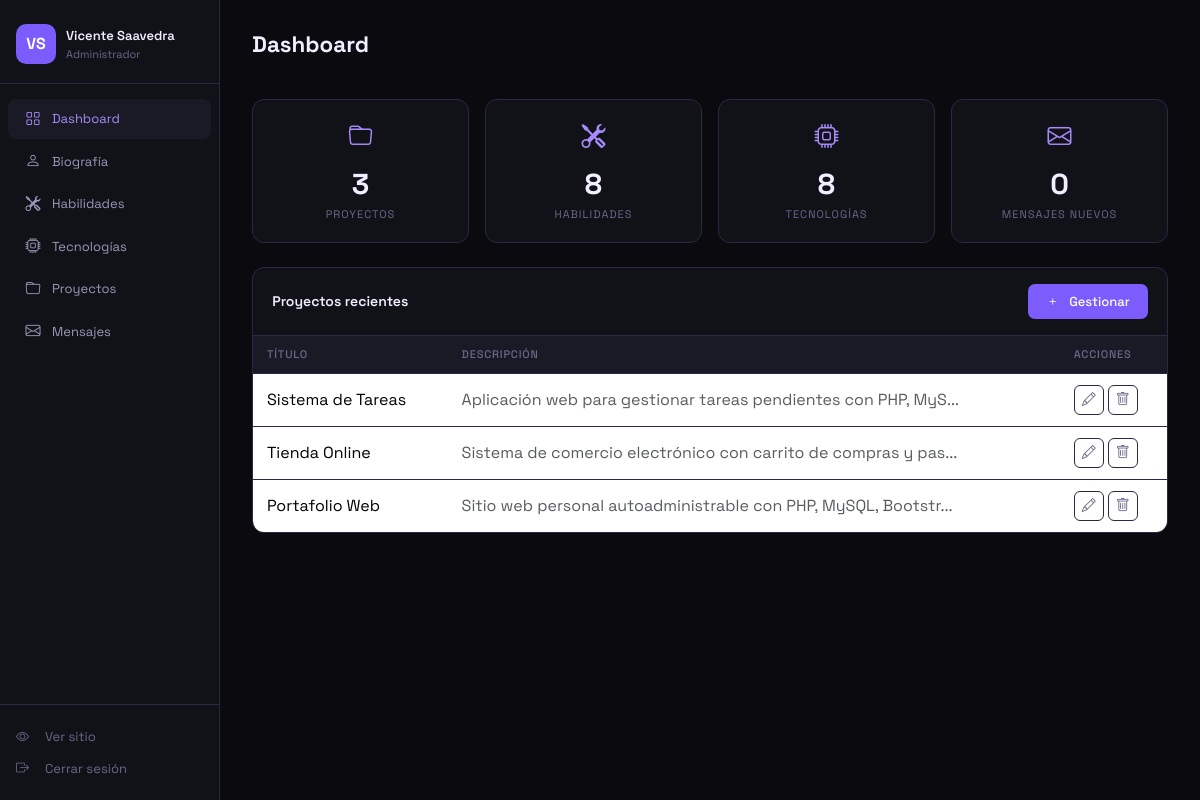
Page /admin/dashboard.php (signed in) on the committed database.
### tables this page shows
CREATE TABLE IF NOT EXISTS proyectos (
    id          INT AUTO_INCREMENT PRIMARY KEY,
    titulo      VARCHAR(150)  NOT NULL,
    descripcion TEXT          NOT NULL,
    imagen      VARCHAR(255)  DEFAULT NULL,
    demo_url    VARCHAR(255)  DEFAULT NULL,
    github_url  VARCHAR(255)  DEFAULT NULL,
    orden       INT           DEFAULT 0,
    activo      TINYINT(1)    DEFAULT 1,
    creado_en   TIMESTAMP DEFAULT CURRENT_TIMESTAMP
);

### admin/dashboard.php (the view, shortened to what this page needs)
<?php
$pdo         = getDB();
$totalProyectos  = $pdo->query('SELECT COUNT(*) FROM proyectos WHERE activo=1')->fetchColumn();
$totalHabilidades = $pdo->query('SELECT COUNT(*) FROM habilidades WHERE activo=1')->fetchColumn();
$totalTecnologias = $pdo->query('SELECT COUNT(*) FROM tecnologias WHERE activo=1')->fetchColumn();
$totalMensajes   = $pdo->query('SELECT COUNT(*) FROM mensajes WHERE leido=0')->fetchColumn();
?>
<!DOCTYPE html>
<html lang="es">
<head>
    <link rel="stylesheet" href="https://cdn.jsdelivr.net/npm/bootstrap@5.3.3/dist/css/bootstrap.min.css">
    <link rel="stylesheet" href="https://cdn.jsdelivr.net/npm/bootstrap-icons@1.11.3/font/bootstrap-icons.min.css">
    <link rel="stylesheet" href="../assets/css/admin.css">
</head>
<body>
<div class="dash-wrapper">
    <aside class="sidebar">
        <div class="sidebar-user">
            <div class="sidebar-avatar">VS</div>
            <div>
                <div class="sidebar-name"><?= htmlspecialchars($_SESSION['admin_name']) ?></div>
                <div class="sidebar-role">Administrador</div>
            </div>
        </div>
        <nav class="sidebar-nav">
            <a href="dashboard.php"          class="<?= basename($_SERVER['PHP_SELF']) === 'dashboard.php' ? 'active' : '' ?>">
                <i class="bi bi-grid"></i> Dashboard
            </a>
            <a href="biografia.php"          class="<?= basename($_SERVER['PHP_SELF']) === 'biografia.php' ? 'active' : '' ?>">
                <i class="bi bi-person"></i> Biografía
            </a>
            <a href="habilidades.php"        class="<?= basename($_SERVER['PHP_SELF']) === 'habilidades.php' ? 'active' : '' ?>">
                <i class="bi bi-tools"></i> Habilidades
            </a>
            <a href="tecnologias.php"        class="<?= basename($_SERVER['PHP_SELF']) === 'tecnologias.php' ? 'active' : '' ?>">
                <i class="bi bi-cpu"></i> Tecnologías
            </a>
            <a href="proyectos.php"          class="<?= basename($_SERVER['PHP_SELF']) === 'proyectos.php' ? 'active' : '' ?>">
                <i class="bi bi-folder"></i> Proyectos
            </a>
            <a href="mensajes.php"           class="<?= basename($_SERVER['PHP_SELF']) === 'mensajes.php' ? 'active' : '' ?>">
                <i class="bi bi-envelope"></i> Mensajes
            </a>
        </nav>
        <div class="sidebar-footer">
            <a href="../index.php" target="_blank"><i class="bi bi-eye me-2"></i>Ver sitio</a>
            <a href="../api.php?action=logout"><i class="bi bi-box-arrow-right me-2"></i>Cerrar sesión</a>
        </div>
    </aside>
    <main class="dash-main">
        <div class="dash-header">
            <h1 class="dash-title">Dashboard</h1>
        </div>
        <div class="row g-3 mb-4">
            <div class="col-6 col-md-3">
                <div class="stat-card">
                    <div class="stat-icon"><i class="bi bi-folder"></i></div>
                    <div class="stat-value"><?= $totalProyectos ?></div>
                    <div class="stat-label">Proyectos</div>
                </div>
            </div>
            <div class="col-6 col-md-3">
                <div class="stat-card">
                    <div class="stat-icon"><i class="bi bi-tools"></i></div>
                    <div class="stat-value"><?= $totalHabilidades ?></div>
                    <div class="stat-label">Habilidades</div>
                </div>
            </div>
            <div class="col-6 col-md-3">
                <div class="stat-card">
                    <div class="stat-icon"><i class="bi bi-cpu"></i></div>
                    <div class="stat-value"><?= $totalTecnologias ?></div>
                    <div class="stat-label">Tecnologías</div>
                </div>
            </div>
            <div class="col-6 col-md-3">
                <div class="stat-card">
                    <div class="stat-icon"><i class="bi bi-envelope"></i></div>
                    <div class="stat-value"><?= $totalMensajes ?></div>
                    <div class="stat-label">Mensajes nuevos</div>
                </div>
            </div>
        </div>
        <div class="dash-card">
            <div class="dash-card-header">
                <span>Proyectos recientes</span>
                <a href="proyectos.php" class="btn btn-sm btn-accent"><i class="bi bi-plus me-1"></i>Gestionar</a>
            </div>
            <?php
            $proyectos = $pdo->query('SELECT * FROM proyectos WHERE activo=1 ORDER BY orden LIMIT 5')->fetchAll();
            ?>
            <table class="table dash-table">
                <thead><tr><th>Título</th><th>Descripción</th><th>Acciones</th></tr></thead>
                <tbody>
                    <?php foreach ($proyectos as $p): ?>
                    <tr>
                        <td><?= htmlspecialchars($p['titulo']) ?></td>
                        <td class="text-muted"><?= htmlspecialchars(mb_substr($p['descripcion'], 0, 60)) ?>...</td>
                        <td>
                            <a href="proyectos.php?edit=<?= $p['id'] ?>" class="btn btn-xs btn-icon"><i class="bi bi-pencil"></i></a>
                            <a href="proyectos.php?delete=<?= $p['id'] ?>" class="btn btn-xs btn-icon btn-danger-icon" onclick="return confirm('¿Eliminar?')"><i class="bi bi-trash"></i></a>
                        </td>
                    </tr>
                    <?php endforeach; ?>
                </tbody>
            </table>
        </div>
    </main>
</div>
</body>
</html>

### assets/css/admin.css (style rules this page uses)
:root { --bg: #0a0a0f; --bg2: #111118; --bg3: #1a1a26; --accent: #7c5cfc; --text: #f0eeff; --text2: #9b97b8; --text3: #6b6888; --border: #2a2845; --sidebar-w: 220px; }
* { margin: 0; padding: 0; box-sizing: border-box; }
body { font-family: 'Space Grotesk', sans-serif; background: var(--bg); color: var(--text); min-height: 100vh; }
.dash-wrapper { display: flex; min-height: 100vh; }
.sidebar { width: var(--sidebar-w); background: var(--bg2); border-right: 1px solid var(--border); display: flex; flex-direction: column; position: fixed; top: 0; left: 0; height: 100vh; overflow-y: auto; }
.sidebar-user { padding: 1.5rem 1rem 1.2rem; border-bottom: 1px solid var(--border); display: flex; align-items: center; gap: 10px; }
.sidebar-avatar { width: 40px; height: 40px; border-radius: 10px; background: var(--accent); display: flex; align-items: center; justify-content: center; font-weight: 700; color: #fff; flex-shrink: 0; }
.sidebar-name { font-size: 13px; font-weight: 600; }
.sidebar-role { font-size: 11px; color: var(--text3); }
.sidebar-nav { padding: .8rem 0; flex: 1; }
.sidebar-nav a { display: flex; align-items: center; gap: 10px; padding: 9px 1rem; font-size: 13px; color: var(--text2); text-decoration: none; transition: all .2s; margin: 2px 8px; border-radius: 8px; }
.sidebar-nav a:hover, .sidebar-nav a.active { background: var(--bg3); color: var(--text); }
.sidebar-nav a.active { color: #a78bfa; }
.sidebar-nav a i { font-size: 15px; width: 18px; text-align: center; }
.sidebar-footer { padding: 1rem; border-top: 1px solid var(--border); }
.sidebar-footer a { display: flex; align-items: center; gap: 8px; font-size: 13px; color: var(--text3); text-decoration: none; padding: 6px 0; transition: color .2s; }
.dash-main { margin-left: var(--sidebar-w); flex: 1; padding: 2rem; }
.dash-header { display: flex; align-items: center; justify-content: space-between; margin-bottom: 2rem; }
.dash-title { font-size: 1.4rem; font-weight: 700; }
.stat-card { background: var(--bg2); border: 1px solid var(--border); border-radius: 12px; padding: 1.2rem; text-align: center; }
.stat-icon { font-size: 1.5rem; color: #a78bfa; margin-bottom: .5rem; }
.stat-value { font-size: 1.8rem; font-weight: 700; }
.stat-label { font-size: 11px; color: var(--text3); text-transform: uppercase; letter-spacing: 1px; }
.dash-card { background: var(--bg2); border: 1px solid var(--border); border-radius: 12px; overflow: hidden; margin-bottom: 1.5rem; }
.dash-card-header { display: flex; align-items: center; justify-content: space-between; padding: 1rem 1.2rem; border-bottom: 1px solid var(--border); font-size: 14px; font-weight: 600; }
.dash-table { margin-bottom: 0; color: var(--text2); }
.dash-table thead th { background: var(--bg3); color: var(--text3); font-size: 11px; font-weight: 500; text-transform: uppercase; letter-spacing: .8px; border-bottom: 1px solid var(--border); padding: 10px 14px; }
.dash-table tbody td { padding: 11px 14px; border-bottom: 1px solid var(--border); vertical-align: middle; }
.dash-table tbody tr:last-child td { border-bottom: none; }
.btn-accent { background: var(--accent); color: #fff; border: none; padding: 8px 18px; border-radius: 7px; font-size: 13px; font-weight: 500; cursor: pointer; font-family: inherit; display: inline-flex; align-items: center; gap: 6px; text-decoration: none; transition: background .2s; }
.btn-xs { font-size: 12px; padding: 4px 8px; }
.btn-icon { width: 30px; height: 30px; border-radius: 6px; border: 1px solid var(--border); background: transparent; cursor: pointer; display: inline-flex; align-items: center; justify-content: center; color: var(--text3); font-size: 14px; transition: all .2s; text-decoration: none; }

### rows in the picture
proyectos: titulo "Sistema de Tareas", descripcion "Aplicación web para gestionar tareas pendientes con PHP, MyS"
proyectos: titulo "Tienda Online", descripcion "Sistema de comercio electrónico con carrito de compras y pas"
proyectos: titulo "Portafolio Web", descripcion "Sitio web personal autoadministrable con PHP, MySQL, Bootstr"

### other values in the picture
$_SESSION['admin_name'] "Vicente Saavedra"
$totalProyectos "3"
$totalHabilidades "8"
$totalTecnologias "8"
$totalMensajes "0"
